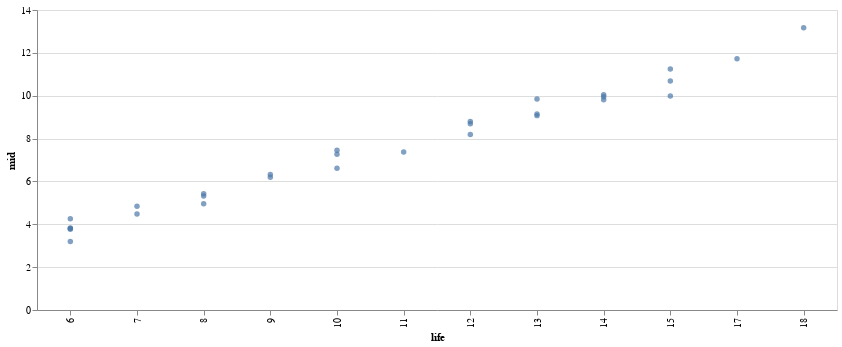

Here is the notebook cell this chart was saved with:
### Code cell
brush = alt.selection(type='interval')
alt.Chart(X_test).mark_point(filled=True).encode(
    x='life:O',
    y='mid:Q'
).properties(
    width=800,
    height=300
)

### Figure 1 — Vega-Lite specification as saved in the notebook (floating-point values rounded to 4 significant figures)
{"config": {"view": {"continuousWidth": 400, "continuousHeight": 300}}, "data": {"name": "data-e4fc37e6471cc85ba1871560cca581a7"}, "mark": {"type": "point", "filled": true}, "encoding": {"x": {"type": "ordinal", "field": "life"}, "y": {"type": "quantitative", "field": "mid"}}, "height": 300, "width": 800, "$schema": "https://vega.github.io/schema/vega-lite/v4.8.1.json", "datasets": {"data-e4fc37e6471cc85ba1871560cca581a7": [{"life": 14, "Day-01": 103, "Day-02": 108, "Day-03": 105, "Day-04": 130, "Day-05": 130, "Day-06": 130, "Day-07": 104, "Day-08": 130, "Day-09": 120, "Day-10": 115, "Day-11": 130, "Day-12": 129, "Day-13": 102, "Day-14": 130, "Day-15": 122, "Day-16": 130, "Day-17": 120, "Day-18": 119, "Day-19": 110, "Day-20": 114, "total": 2278, "mid": 10.05}, {"life": 13, "Day-01": 87, "Day-02": 118, "Day-03": 89, "Day-04": 120, "Day-05": 92, "Day-06": 87, "Day-07": 88, "Day-08": 116, "Day-09": 120, "Day-10": 115, "Day-11": 93, "Day-12": 91, "Day-13": 87, "Day-14": 115, "Day-15": 108, "Day-16": 113, "Day-17": 95, "Day-18": 120, "Day-19": 116, "Day-20": 90, "total": 1973, "mid": 9.844}, {"life": 9, "Day-01": 130, "Day-02": 115, "Day-03": 113, "Day-04": 130, "Day-05": 121, "Day-06": 130, "Day-07": 130, "Day-08": 126, "Day-09": 121, "Day-10": 130, "Day-11": 117, "Day-12": 108, "Day-13": 130, "Day-14": 130, "Day-15": 114, "Day-16": 130, "Day-17": 130, "Day-18": 130, "Day-19": 130, "Day-20": 130, "total": 2365, "mid": 6.32}, {"life": 10, "Day-01": 86, "Day-02": 92, "Day-03": 100, "Day-04": 94, "Day-05": 103, "Day-06": 89, "Day-07": 80, "Day-08": 105, "Day-09": 92, "Day-10": 85, "Day-11": 95, "Day-12": 74, "Day-13": 95, "Day-14": 108, "Day-15": 105, "Day-16": 101, "Day-17": 73, "Day-18": 95, "Day-19": 80, "Day-20": 93, "total": 1759, "mid": 7.266}, {"life": 17, "Day-01": 93, "Day-02": 83, "Day-03": 73, "Day-04": 73, "Day-05": 93, "Day-06": 104, "Day-07": 108, "Day-08": 88, "Day-09": 92, "Day-10": 86, "Day-11": 90, "Day-12": 96, "Day-13": 104, "Day-14": 74, "Day-15": 94, "Day-16": 102, "Day-17": 93, "Day-18": 83, "Day-19": 77, "Day-20": 87, "total": 1700, "mid": 11.72}, {"life": 7, "Day-01": 102, "Day-02": 94, "Day-03": 126, "Day-04": 116, "Day-05": 110, "Day-06": 115, "Day-07": 92, "Day-08": 113, "Day-09": 110, "Day-10": 124, "Day-11": 107, "Day-12": 116, "Day-13": 121, "Day-14": 125, "Day-15": 119, "Day-16": 111, "Day-17": 128, "Day-18": 92, "Day-19": 121, "Day-20": 130, "total": 2170, "mid": 4.841}, {"life": 8, "Day-01": 80, "Day-02": 63, "Day-03": 73, "Day-04": 80, "Day-05": 66, "Day-06": 68, "Day-07": 78, "Day-08": 65, "Day-09": 80, "Day-10": 74, "Day-11": 77, "Day-12": 65, "Day-13": 73, "Day-14": 71, "Day-15": 71, "Day-16": 73, "Day-17": 80, "Day-18": 80, "Day-19": 80, "Day-20": 80, "total": 1397, "mid": 5.429}, {"life": 13, "Day-01": 95, "Day-02": 114, "Day-03": 105, "Day-04": 109, "Day-05": 81, "Day-06": 108, "Day-07": 115, "Day-08": 93, "Day-09": 79, "Day-10": 88, "Day-11": 110, "Day-12": 109, "Day-13": 104, "Day-14": 101, "Day-15": 115, "Day-16": 110, "Day-17": 87, "Day-18": 90, "Day-19": 93, "Day-20": 96, "total": 1907, "mid": 9.071}, {"life": 9, "Day-01": 104, "Day-02": 104, "Day-03": 106, "Day-04": 99, "Day-05": 101, "Day-06": 110, "Day-07": 97, "Day-08": 94, "Day-09": 98, "Day-10": 102, "Day-11": 110, "Day-12": 110, "Day-13": 100, "Day-14": 110, "Day-15": 90, "Day-16": 90, "Day-17": 94, "Day-18": 110, "Day-19": 110, "Day-20": 108, "total": 1943, "mid": 6.193}, {"life": 15, "Day-01": 128, "Day-02": 111, "Day-03": 121, "Day-04": 94, "Day-05": 125, "Day-06": 112, "Day-07": 93, "Day-08": 91, "Day-09": 114, "Day-10": 90, "Day-11": 112, "Day-12": 135, "Day-13": 130, "Day-14": 118, "Day-15": 114, "Day-16": 101, "Day-17": 93, "Day-18": 94, "Day-19": 106, "Day-20": 102, "total": 2056, "mid": 9.981}, {"life": 14, "Day-01": 108, "Day-02": 97, "Day-03": 120, "Day-04": 117, "Day-05": 116, "Day-06": 120, "Day-07": 120, "Day-08": 96, "Day-09": 110, "Day-10": 112, "Day-11": 113, "Day-12": 120, "Day-13": 101, "Day-14": 95, "Day-15": 97, "Day-16": 108, "Day-17": 104, "Day-18": 120, "Day-19": 116, "Day-20": 115, "total": 2097, "mid": 9.949}, {"life": 14, "Day-01": 100, "Day-02": 110, "Day-03": 86, "Day-04": 76, "Day-05": 107, "Day-06": 88, "Day-07": 110, "Day-08": 88, "Day-09": 85, "Day-10": 80, "Day-11": 89, "Day-12": 110, "Day-13": 110, "Day-14": 90, "Day-15": 100, "Day-16": 103, "Day-17": 110, "Day-18": 104, "Day-19": 105, "Day-20": 77, "total": 1828, "mid": 9.808}, {"life": 6, "Day-01": 76, "Day-02": 54, "Day-03": 52, "Day-04": 53, "Day-05": 52, "Day-06": 71, "Day-07": 74, "Day-08": 75, "Day-09": 57, "Day-10": 72, "Day-11": 53, "Day-12": 59, "Day-13": 61, "Day-14": 76, "Day-15": 73, "Day-16": 56, "Day-17": 76, "Day-18": 72, "Day-19": 75, "Day-20": 69, "total": 1230, "mid": 3.827}, {"life": 13, "Day-01": 81, "Day-02": 76, "Day-03": 89, "Day-04": 92, "Day-05": 94, "Day-06": 99, "Day-07": 71, "Day-08": 72, "Day-09": 85, "Day-10": 79, "Day-11": 76, "Day-12": 86, "Day-13": 76, "Day-14": 71, "Day-15": 88, "Day-16": 88, "Day-17": 83, "Day-18": 100, "Day-19": 94, "Day-20": 89, "total": 1608, "mid": 9.151}, {"life": 10, "Day-01": 112, "Day-02": 93, "Day-03": 104, "Day-04": 107, "Day-05": 97, "Day-06": 120, "Day-07": 117, "Day-08": 120, "Day-09": 104, "Day-10": 120, "Day-11": 120, "Day-12": 104, "Day-13": 120, "Day-14": 107, "Day-15": 111, "Day-16": 120, "Day-17": 118, "Day-18": 119, "Day-19": 120, "Day-20": 100, "total": 2121, "mid": 6.615}, {"life": 11, "Day-01": 105, "Day-02": 95, "Day-03": 82, "Day-04": 102, "Day-05": 74, "Day-06": 93, "Day-07": 86, "Day-08": 71, "Day-09": 102, "Day-10": 74, "Day-11": 85, "Day-12": 84, "Day-13": 93, "Day-14": 87, "Day-15": 99, "Day-16": 82, "Day-17": 94, "Day-18": 92, "Day-19": 83, "Day-20": 91, "total": 1669, "mid": 7.377}, {"life": 8, "Day-01": 89, "Day-02": 84, "Day-03": 77, "Day-04": 96, "Day-05": 73, "Day-06": 73, "Day-07": 90, "Day-08": 93, "Day-09": 90, "Day-10": 74, "Day-11": 89, "Day-12": 93, "Day-13": 90, "Day-14": 83, "Day-15": 89, "Day-16": 96, "Day-17": 78, "Day-18": 87, "Day-19": 85, "Day-20": 92, "total": 1632, "mid": 5.321}, {"life": 18, "Day-01": 89, "Day-02": 91, "Day-03": 79, "Day-04": 110, "Day-05": 105, "Day-06": 86, "Day-07": 97, "Day-08": 110, "Day-09": 102, "Day-10": 106, "Day-11": 108, "Day-12": 92, "Day-13": 110, "Day-14": 102, "Day-15": 78, "Day-16": 81, "Day-17": 97, "Day-18": 104, "Day-19": 82, "Day-20": 90, "total": 1830, "mid": 13.17}, {"life": 6, "Day-01": 125, "Day-02": 119, "Day-03": 132, "Day-04": 115, "Day-05": 140, "Day-06": 140, "Day-07": 140, "Day-08": 133, "Day-09": 140, "Day-10": 140, "Day-11": 140, "Day-12": 132, "Day-13": 108, "Day-14": 111, "Day-15": 140, "Day-16": 132, "Day-17": 124, "Day-18": 116, "Day-19": 140, "Day-20": 124, "total": 2466, "mid": 3.8}, {"life": 12, "Day-01": 69, "Day-02": 70, "Day-03": 56, "Day-04": 66, "Day-05": 76, "Day-06": 80, "Day-07": 62, "Day-08": 73, "Day-09": 61, "Day-10": 81, "Day-11": 64, "Day-12": 81, "Day-13": 80, "Day-14": 71, "Day-15": 69, "Day-16": 78, "Day-17": 60, "Day-18": 74, "Day-19": 84, "Day-20": 79, "total": 1365, "mid": 8.188}, {"life": 6, "Day-01": 140, "Day-02": 140, "Day-03": 123, "Day-04": 124, "Day-05": 140, "Day-06": 140, "Day-07": 140, "Day-08": 114, "Day-09": 140, "Day-10": 140, "Day-11": 140, "Day-12": 124, "Day-13": 140, "Day-14": 120, "Day-15": 140, "Day-16": 140, "Day-17": 115, "Day-18": 125, "Day-19": 112, "Day-20": 126, "total": 2483, "mid": 3.194}, {"life": 7, "Day-01": 60, "Day-02": 49, "Day-03": 61, "Day-04": 51, "Day-05": 56, "Day-06": 60, "Day-07": 67, "Day-08": 59, "Day-09": 52, "Day-10": 50, "Day-11": 64, "Day-12": 45, "Day-13": 51, "Day-14": 57, "Day-15": 63, "Day-16": 61, "Day-17": 54, "Day-18": 56, "Day-19": 49, "Day-20": 46, "total": 1051, "mid": 4.48}, {"life": 15, "Day-01": 134, "Day-02": 99, "Day-03": 121, "Day-04": 110, "Day-05": 124, "Day-06": 99, "Day-07": 120, "Day-08": 126, "Day-09": 111, "Day-10": 97, "Day-11": 133, "Day-12": 99, "Day-13": 97, "Day-14": 113, "Day-15": 129, "Day-16": 114, "Day-17": 108, "Day-18": 120, "Day-19": 105, "Day-20": 112, "total": 2137, "mid": 11.25}, {"life": 12, "Day-01": 89, "Day-02": 97, "Day-03": 129, "Day-04": 108, "Day-05": 91, "Day-06": 102, "Day-07": 120, "Day-08": 100, "Day-09": 116, "Day-10": 106, "Day-11": 128, "Day-12": 95, "Day-13": 116, "Day-14": 89, "Day-15": 117, "Day-16": 126, "Day-17": 99, "Day-18": 111, "Day-19": 124, "Day-20": 114, "total": 2088, "mid": 8.801}, {"life": 12, "Day-01": 74, "Day-02": 67, "Day-03": 62, "Day-04": 80, "Day-05": 73, "Day-06": 66, "Day-07": 78, "Day-08": 71, "Day-09": 62, "Day-10": 63, "Day-11": 57, "Day-12": 56, "Day-13": 65, "Day-14": 80, "Day-15": 77, "Day-16": 77, "Day-17": 57, "Day-18": 80, "Day-19": 71, "Day-20": 74, "total": 1316, "mid": 8.691}, {"life": 6, "Day-01": 91, "Day-02": 92, "Day-03": 93, "Day-04": 105, "Day-05": 78, "Day-06": 109, "Day-07": 115, "Day-08": 97, "Day-09": 97, "Day-10": 88, "Day-11": 85, "Day-12": 82, "Day-13": 102, "Day-14": 89, "Day-15": 83, "Day-16": 85, "Day-17": 107, "Day-18": 81, "Day-19": 111, "Day-20": 81, "total": 1780, "mid": 3.772}, {"life": 8, "Day-01": 61, "Day-02": 78, "Day-03": 67, "Day-04": 78, "Day-05": 77, "Day-06": 64, "Day-07": 72, "Day-08": 55, "Day-09": 61, "Day-10": 71, "Day-11": 69, "Day-12": 76, "Day-13": 70, "Day-14": 64, "Day-15": 74, "Day-16": 80, "Day-17": 59, "Day-18": 80, "Day-19": 59, "Day-20": 55, "total": 1309, "mid": 4.961}, {"life": 15, "Day-01": 108, "Day-02": 103, "Day-03": 111, "Day-04": 95, "Day-05": 77, "Day-06": 105, "Day-07": 106, "Day-08": 85, "Day-09": 109, "Day-10": 94, "Day-11": 99, "Day-12": 100, "Day-13": 104, "Day-14": 90, "Day-15": 113, "Day-16": 77, "Day-17": 112, "Day-18": 94, "Day-19": 78, "Day-20": 106, "total": 1858, "mid": 10.69}, {"life": 10, "Day-01": 89, "Day-02": 83, "Day-03": 96, "Day-04": 91, "Day-05": 76, "Day-06": 100, "Day-07": 74, "Day-08": 96, "Day-09": 94, "Day-10": 96, "Day-11": 87, "Day-12": 71, "Day-13": 75, "Day-14": 80, "Day-15": 79, "Day-16": 94, "Day-17": 100, "Day-18": 80, "Day-19": 94, "Day-20": 98, "total": 1664, "mid": 7.455}, {"life": 6, "Day-01": 80, "Day-02": 106, "Day-03": 107, "Day-04": 82, "Day-05": 79, "Day-06": 92, "Day-07": 98, "Day-08": 99, "Day-09": 110, "Day-10": 109, "Day-11": 109, "Day-12": 91, "Day-13": 101, "Day-14": 79, "Day-15": 91, "Day-16": 102, "Day-17": 110, "Day-18": 93, "Day-19": 110, "Day-20": 96, "total": 1864, "mid": 4.262}]}}
